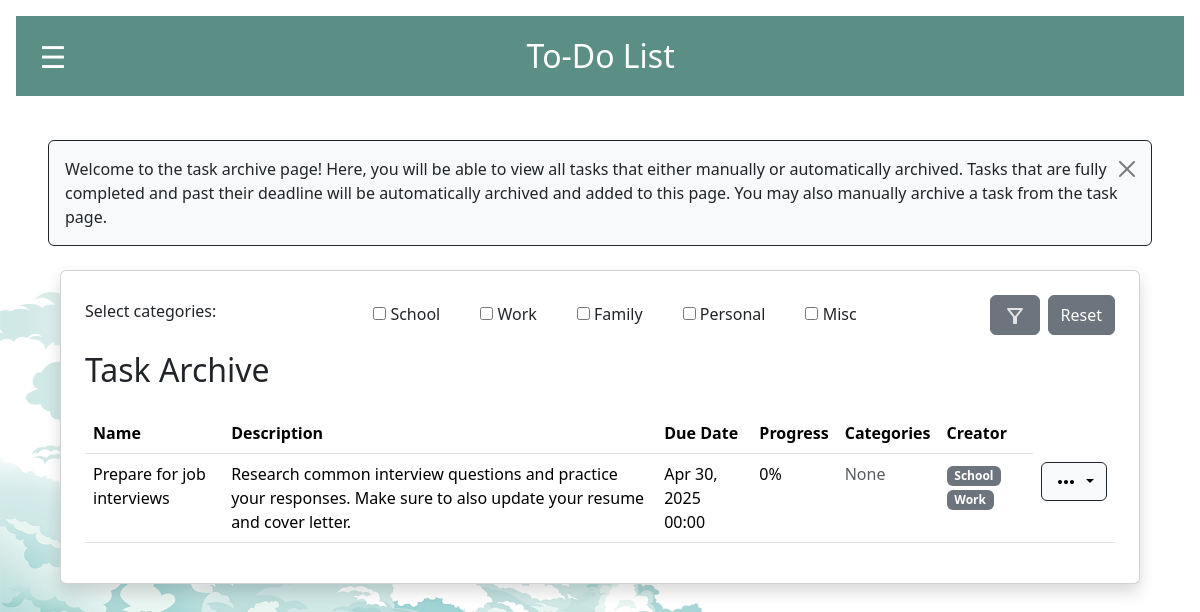
/task_archive/ (signed in), run on the app's committed database.
### todoapp/models.py (models this page shows, shortened)
class Category(models.Model):
    name = models.CharField(max_length=50)
    objects = models.Manager()
    def __str__(self):
        return str(self.name or "")

class Task(models.Model):
    name = models.CharField(max_length=255)
    objects = models.Manager()
    creator = models.ForeignKey(User, on_delete=models.CASCADE)
    description = models.TextField()
    due_date = models.DateTimeField()
    progress = models.IntegerField(default=0)
    is_completed = models.BooleanField(default=False)
    is_archived = models.BooleanField(default=False)
    ignore_archive = models.BooleanField(default=False)
    categories = models.ManyToManyField(Category, related_name="tasks", blank=True)
    assigned_users = models.ManyToManyField(User, related_name="assigned_tasks")
    notifications_enabled = models.BooleanField(default=False)
    NOTIFICATION_TIMES = [
        (10, '10 minutes before'),
        (60, '1 hour before'),
        (1440, '1 day before'),
    ]
    NOTIFICATION_TYPES = [
        ('push', 'Push Notification'),
        ('email', 'Email Notification'),
    ]
    notification_time = models.IntegerField(choices=NOTIFICATION_TIMES, default=60)
    notification_type = models.CharField(
        max_length=10,
        choices=NOTIFICATION_TYPES,
        default='push'
    )

### todoapp/views.py (the view)
# urls.py: path('task_archive/', task_archive, name='task_archive'),
def task_archive(request):
    form, _, _, filtered_archived_tasks = get_filtered_tasks(request)
    return render(request, 'task_archive.html', {
        'archived_tasks': filtered_archived_tasks,
        'form': form,
    })

### todoapp/forms.py
class FilterTasksForm(forms.Form):
    user_category_filter = forms.ModelMultipleChoiceField(
        queryset=Category.objects.all(),
        widget=forms.CheckboxSelectMultiple,
        required=False,
        label="Select categories:"
    )

### todoapp/context_processors.py (called while the page is built)
def vapid_key(request):
    return {
        'vapid_key': settings.VAPID_PUBLIC_KEY
    }

### todoapp/views.py (called while the page is built, shortened)
def get_filtered_tasks(request):
    form = FilterTasksForm(request.GET or None)
    my_filtered_tasks = Task.objects.filter(
        creator=request.user,
        is_archived=False
    )
    shared_filtered_tasks = Task.objects.filter(
        assigned_users=request.user,
        is_archived=False
    )
    filtered_archived_tasks = Task.objects.filter(
        is_archived=True
    ).filter(
        Q(creator=request.user) | Q(assigned_users=request.user)
    ).distinct()
    return form, my_filtered_tasks, shared_filtered_tasks, filtered_archived_tasks

### todoapp/templates/task_archive.html (shortened to what this page needs)
{% extends 'base.html' %}
{% block content %}
<div class="alert alert-info alert-dismissible fade show d-flex justify-content-between align-items-center flex-wrap gap-2 border border-dark custom-alert" role=alert">
    <p class="mb-0">
      Welcome to the task archive page! Here, you will be able to view all tasks that either manually or automatically archived. Tasks that are fully completed and past their deadline will be automatically archived and added to this page. You may also manually archive a task from the task page.
    </p>
    <button type="button" class="btn-close" data-bs-dismiss="alert" aria-label="Close"></button>
</div>
<div class="container mt-4">
    <div class="card p-4 shadow">
        <div class="filter-form mb-3">
            <form method="get" name="filter_tasks" class="d-flex justify-content-between align-items-center flex-wrap gap-2">
                <label class="form-label">{{ form.user_category_filter.label }}</label>
                <div class="d-flex flex-row flex-wrap gap-3">
                    {% for checkbox in form.user_category_filter %}
                        <div class="form-check">
                            {{ checkbox.tag }}
                            <label class="form-check-label">{{ checkbox.choice_label }}</label>
                        </div>
                    {% endfor %}
                </div>
                <div class="d-flex gap-2">
                    <button type="submit" name="make-filter" title="Filter" class="btn btn-secondary">
                        <svg xmlns="http://www.w3.org/2000/svg" height="24px" viewBox="0 -960 960 960" width="24px" fill="#e3e3e3"><path d="M440-160q-17 0-28.5-11.5T400-200v-240L168-736q-15-20-4.5-42t36.5-22h560q26 0 36.5 22t-4.5 42L560-440v240q0 17-11.5 28.5T520-160h-80Zm40-308 198-252H282l198 252Zm0 0Z"/></svg>
                    </button>
                    <button type="button" name="reset-filter" class="btn btn-secondary" onclick="resetFilter()">Reset</button>
                </div>
            </form>
        </div>
        <h2 class="mb-4">Task Archive</h2>
        <div class="table-responsive">
            <table class="table">
                <thead>
                    <tr>
                        <th>Name</th>
                        <th>Description</th>
                        <th>Due Date</th>
                        <th>Progress</th>
                        <th>Categories</th>
                        <th>Creator</th>
                    </tr>
                </thead>
                <tbody>
                    {% for task in archived_tasks %}
                    <tr>
                        <td>{{ task.name }}</td>
                        <td>{{ task.description }}</td>
                        <td>{{ task.due_date|date:"M d, Y H:i" }}</td>
                        <td>{{ task.progress }}%</td>
                        <td>
                            {% for user in task.assigned_users.all %}
                                <span class="badge bg-secondary">{{ user.username }}</span>
                            {% empty %}
                                <span class="text-muted">None</span>
                            {% endfor %}
                        </td>
                        <td>
                            {% for category in task.categories.all %}
                                <span class="badge bg-secondary">{{ category.name }}</span>
                            {% empty %}
                                <span class="text-muted">None</span>
                            {% endfor %}
                        </td>
                        <td>
                            <div class="btn-group">
                                <button type="button" class="custom-dark-button dropdown-toggle" data-bs-toggle="dropdown" aria-haspopup="true" aria-expanded="false">
                                </button>
                            </div>
                        </td>
                    </tr>
                    {% endfor %}
                </tbody>
            </table>
        </div>
    </div>
</div>
{% endblock %}

### todoapp/templates/base.html (style rules this page uses)
body { margin: 0; background-image: url('../static/todolist-background.png'); background-size: cover; background-repeat: no-repeat; }
.table-responsive { overflow-x: unset; }

### data on the page
Category: choice_label "School", name "School"
Category: choice_label "Work", name "Work"
Category: choice_label "Family"
Category: choice_label "Personal"
Category: choice_label "Misc"
Task: name "Prepare for job interviews", description "Research common interview questions and practice your responses. Make sure to also update your resume and cover letter.", due_date "Apr 30, 2025 00:00", progress "0"
